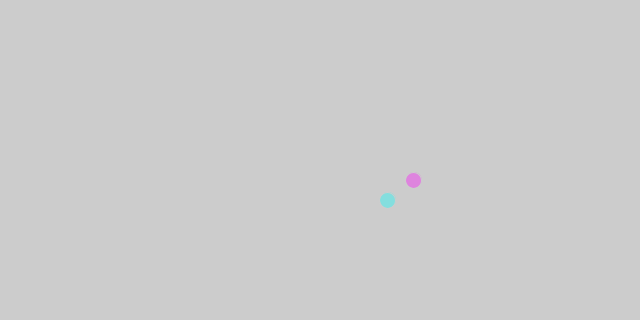
Frame 1 (no input)
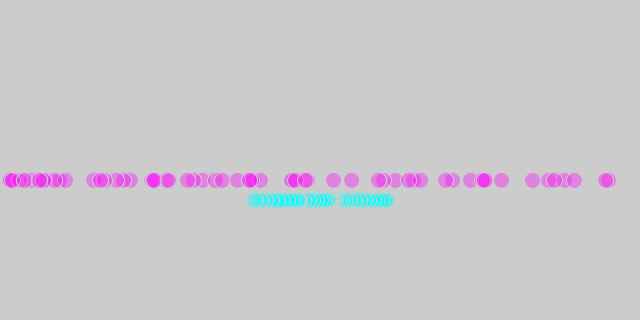
Frame 60 (the mouse pressed at the canvas centre just before this capture)
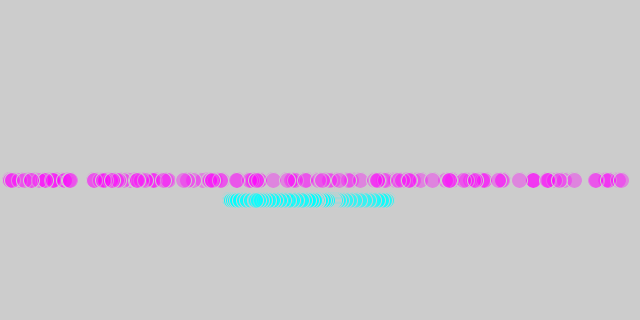
Frame 120 (the mouse held since frame 60 and released just before this capture)

The Processing sketch that drew these frames (run headless with seeded random() and noise(); from frame 60 on, the mouse is pressed at the canvas centre):

// Processing sketch: perlin_circle
// ── perlin_circle.pde
float t;

void setup(){
  size(640, 320);
  t = 0;
}

void draw(){
  float x = random(0, width);
  stroke(205);
  fill(255, 0, 255, 90);
  ellipse(x, 180, 16, 16);
  
  fill(0, 255, 255, 90);
  float n = noise(t);
  float m = map(n, 0, 1, 0, width);
  ellipse(m, 200, 16, 16);
  t += 0.01;
}
